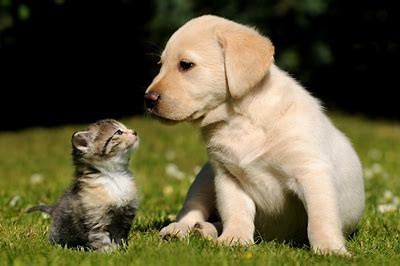
#> input picture pic/1.jpg, 400 x 266 px
$ jupyter execute '图像的裁剪与放大缩小.ipynb'
#> lines starting #> are read from the running program, lines starting #| are printed output that depends on the picture
# 图像的放大缩小

[cell 1]
import cv2 as cv
import numpy as np
import matplotlib.pyplot as plt

[cell 2]
def show(img):
    if img.ndim == 2:
        plt.imshow(img, cmap='gray')
    if img.ndim == 3:
        plt.imshow(cv.cvtColor(img, cv.COLOR_BGR2RGB))
    plt.show()

[cell 3]
img = cv.imread('../pic/1.jpg')
#> img is the input picture: shape (266, 400, 3); mean B, G, R 60.4, 92.7, 98.9
show(img)

[cell 4]
# 图片裁剪
dog = img[100:250, 50:150, :]    # 高从100 到250， 宽从50 到150 ， 第三个参数是选择通道，":" 表示全选
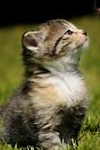
#> dog: shape (150, 100, 3); mean B, G, R 59.4, 91.3, 96.2
show(dog)

[cell 5]
# 图片放大  放大的插值法一般用下面这个
#opencv x， y
img2 = cv.resize(img, (400, 500), interpolation=cv.INTER_LINEAR)
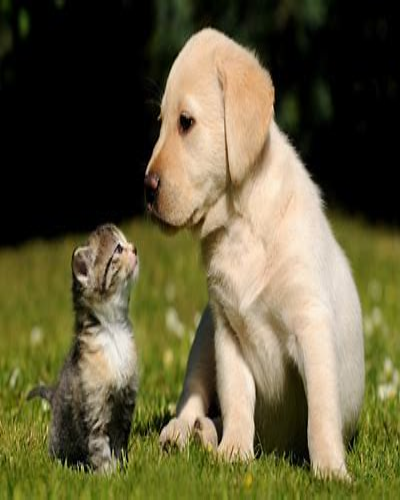
#> img2: shape (500, 400, 3); mean B, G, R 60.3, 92.6, 98.8
show(img2)

[cell 6]
# 图片缩小  缩小的插值法一般用下面这个
#opencv x， y
img2 = cv.resize(img, (100, 200), interpolation=cv.INTER_AREA)
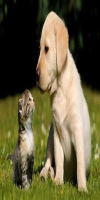
#> img2: shape (200, 100, 3); mean B, G, R 60.4, 92.7, 98.9
show(img2)

$ run again, with pic/2.jpg copied over pic/1.jpg
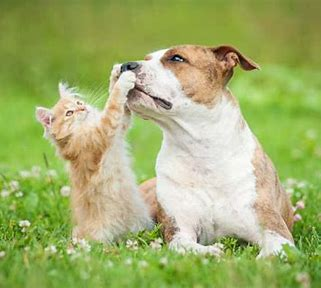
#> input picture pic/2.jpg, 321 x 288 px
#> img is the input picture: shape (288, 321, 3); mean B, G, R 108.6, 175.9, 161.2
#> `dog = img[100:250, 50:150, :]    # 高从100 到250， 宽从50 到150 ， 第三个参数是选择通道，..`:
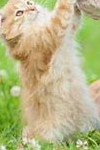
#> dog: shape (150, 100, 3); mean B, G, R 134.2, 182.3, 184.9
#> `img2 = cv.resize(img, (100, 200), interpolation=cv.INTER_AREA)`:
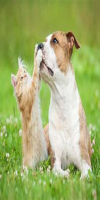
#> img2: shape (200, 100, 3); mean B, G, R 108.6, 175.9, 161.2

$ run again, with pic/bg.png saved as pic/1.jpg
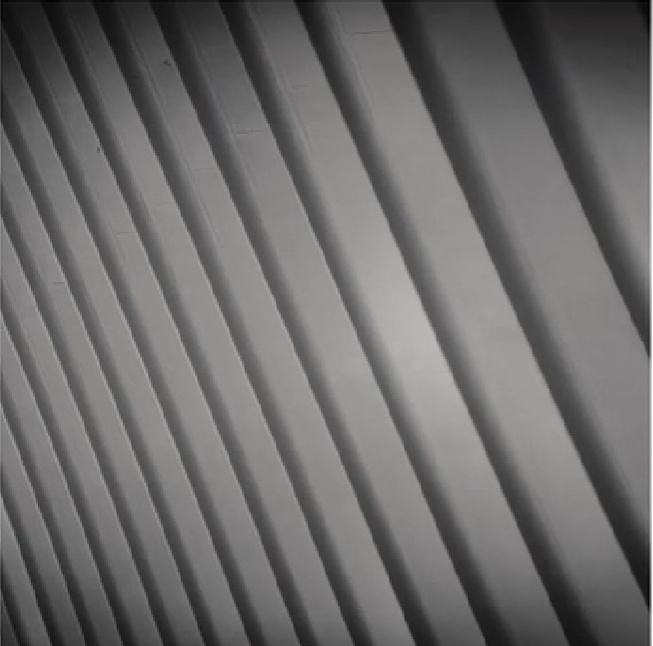
#> input picture pic/bg.png, 653 x 646 px
#> img is the input picture: shape (646, 653, 3); mean B, G, R 106.8, 107.2, 107.9
#> `dog = img[100:250, 50:150, :]    # 高从100 到250， 宽从50 到150 ， 第三个参数是选择通道，..`:
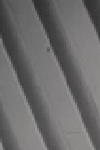
#> dog: shape (150, 100, 3); mean B, G, R 107.4, 107.3, 108.2
#> `img2 = cv.resize(img, (100, 200), interpolation=cv.INTER_AREA)`:
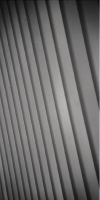
#> img2: shape (200, 100, 3); mean B, G, R 106.8, 107.2, 107.9

$ run again, with pic/bg2.png saved as pic/1.jpg
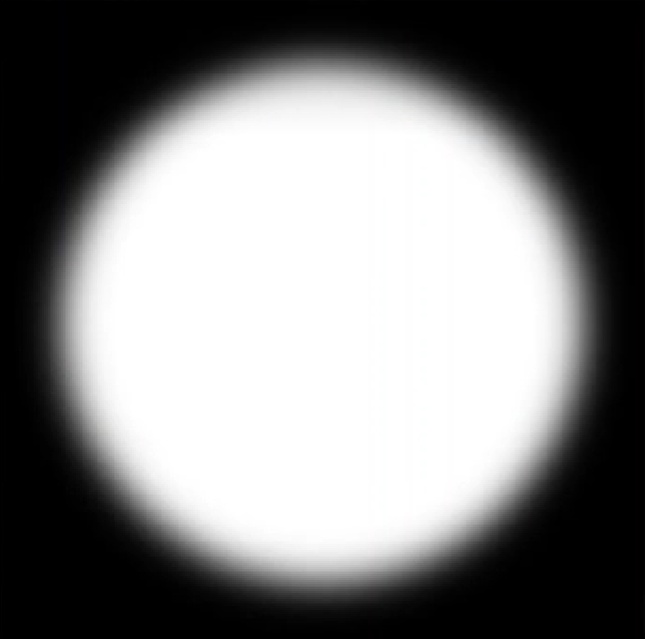
#> input picture pic/bg2.png, 645 x 639 px
#> img is the input picture: shape (639, 645, 3); mean B, G, R 130, 130, 130
#> `dog = img[100:250, 50:150, :]    # 高从100 到250， 宽从50 到150 ， 第三个参数是选择通道，..`:
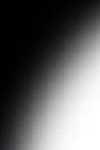
#> dog: shape (150, 100, 3); mean B, G, R 96.7, 96.5, 96.5
#> `img2 = cv.resize(img, (100, 200), interpolation=cv.INTER_AREA)`:
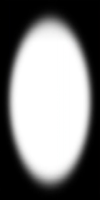
#> img2: shape (200, 100, 3); mean B, G, R 130, 130, 130
